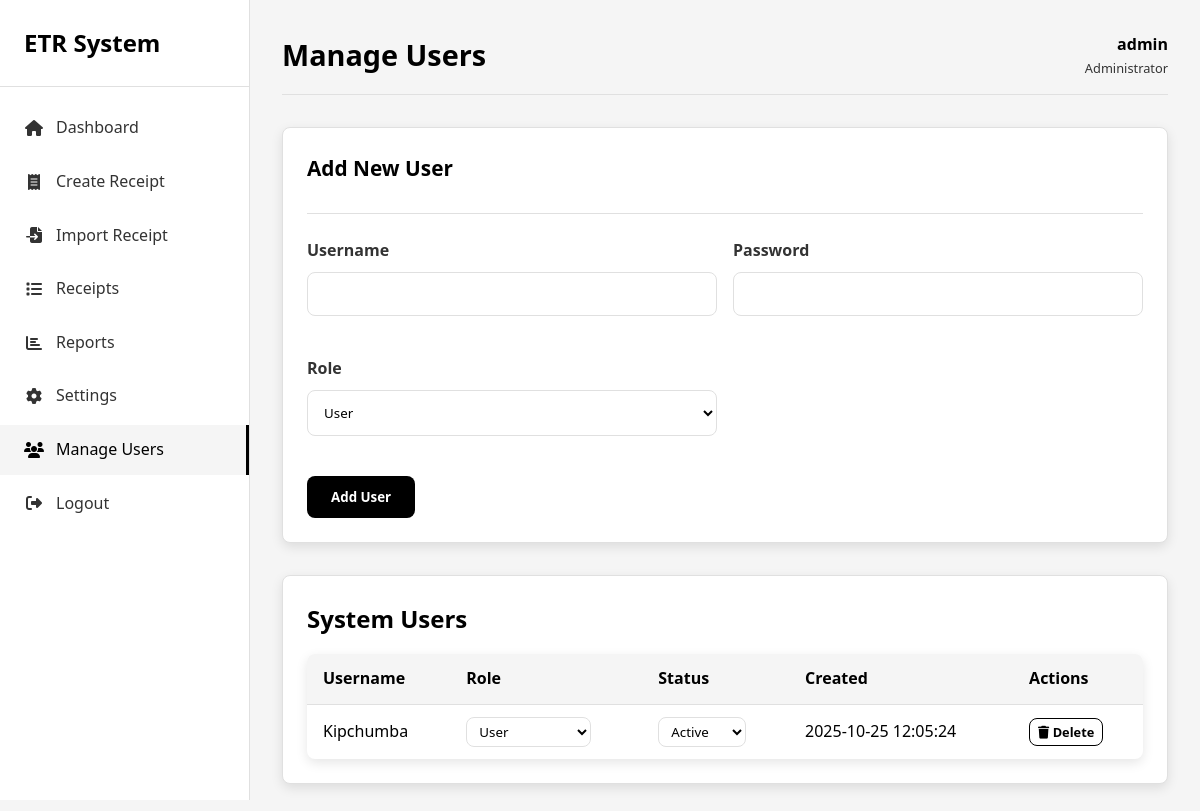
Page /settings/users (signed in) on the committed database.
### tables this page shows
CREATE TABLE users (
                id INTEGER PRIMARY KEY AUTOINCREMENT,
                business_name TEXT NOT NULL,
                kra_pin TEXT NOT NULL UNIQUE,
                phone_number TEXT NOT NULL,
                person_in_charge TEXT NOT NULL,
                town_city TEXT NOT NULL,
                username TEXT UNIQUE NOT NULL,
                password_hash TEXT NOT NULL,
                role TEXT DEFAULT 'admin',
                is_active BOOLEAN DEFAULT 1,
                api_key TEXT,
                receipt_prefix TEXT DEFAULT 'RCP',
                vat_rate REAL DEFAULT 16.0,
                include_address BOOLEAN DEFAULT 1,
                auto_print BOOLEAN DEFAULT 0,
                created_at TIMESTAMP DEFAULT CURRENT_TIMESTAMP
            );

### app.py (the view)
@app.route('/settings/users')
@login_required
@admin_required
def manage_users():
    db = get_db()
    users = db.execute('SELECT id, username, role, is_active, created_at FROM users WHERE id != ?', (current_user.id,)).fetchall()
    user_data = get_user_data(current_user.id)
    return render_template('manage_users.html', users=users, user_data=user_data)

### app.py (called while the page is built)
@login_manager.user_loader
def load_user(user_id):
    db = get_db()
    user = db.execute('SELECT * FROM users WHERE id = ?', (user_id,)).fetchone()
    if user:
        return User(user['id'], user['username'], user['role'])
    return None

def get_db():
    db = sqlite3.connect(
        app.config['DATABASE'],
        detect_types=sqlite3.PARSE_DECLTYPES
    )
    db.row_factory = sqlite3.Row
    return db

def get_user_data(user_id):
    db = get_db()
    user = db.execute('SELECT * FROM users WHERE id = ?', (user_id,)).fetchone()
    if user:
        return dict(user)
    return None

def admin_required(f):
    @wraps(f)
    @login_required
    def decorated_function(*args, **kwargs):
        if current_user.role != 'admin':
            flash('Administrator access required.')
            return redirect(url_for('dashboard'))
        return f(*args, **kwargs)
    return decorated_function

### templates/manage_users.html (shortened to what this page needs)
<!DOCTYPE html>
<html lang="en">
<head>
    <link rel="stylesheet" href="https://cdnjs.cloudflare.com/ajax/libs/font-awesome/6.4.0/css/all.min.css">
    <link rel="stylesheet" href="{{ url_for('static', filename='css/style.css') }}">
</head>
<body>
    <div class="container">
        <div class="sidebar">
            <div class="sidebar-header">
                <h2>ETR System</h2>
            </div>
            <nav class="sidebar-nav">
                <ul>
                    <li><a href="{{ url_for('dashboard') }}"><i class="fas fa-home"></i> <span>Dashboard</span></a></li>
                    <li><a href="{{ url_for('create_receipt') }}"><i class="fas fa-receipt"></i> <span>Create Receipt</span></a></li>
                    <li><a href="{{ url_for('import_receipt') }}"><i class="fas fa-file-import"></i> <span>Import Receipt</span></a></li>
                    <li><a href="{{ url_for('receipts') }}"><i class="fas fa-list"></i> <span>Receipts</span></a></li>
                    <li><a href="{{ url_for('reports') }}"><i class="fas fa-chart-bar"></i> <span>Reports</span></a></li>
                    <li><a href="{{ url_for('settings') }}"><i class="fas fa-cog"></i> <span>Settings</span></a></li>
                    <li><a href="{{ url_for('manage_users') }}" class="active"><i class="fas fa-users"></i> <span>Manage Users</span></a></li>
                    <li><a href="{{ url_for('logout') }}"><i class="fas fa-sign-out-alt"></i> <span>Logout</span></a></li>
                </ul>
            </nav>
        </div>
        <div class="main-content">
            <div class="header">
                <h1>Manage Users</h1>
                <div class="user-menu">
                    <div class="user-info">
                        <div class="user-name">{{ current_user.username }}</div>
                        <div class="user-role">Administrator</div>
                    </div>
                </div>
            </div>
            <div class="chart-container">
                <div class="section-header">
                    <h2>Add New User</h2>
                </div>
                <form id="addUserForm">
                    <div class="form-row">
                        <div class="form-group">
                            <label for="newUsername">Username</label>
                            <input type="text" id="newUsername" name="username" required>
                        </div>
                        <div class="form-group">
                            <label for="newPassword">Password</label>
                            <input type="password" id="newPassword" name="password" minlength="6" required>
                        </div>
                        <div class="form-group">
                            <label for="newRole">Role</label>
                            <select id="newRole" name="role">
                                <option value="user">User</option>
                            </select>
                        </div>
                    </div>
                    <button type="submit" class="btn">Add User</button>
                </form>
            </div>
            <div class="chart-container">
                <h2>System Users</h2>
                <table class="data-table">
                    <thead>
                        <tr>
                            <th>Username</th>
                            <th>Role</th>
                            <th>Status</th>
                            <th>Created</th>
                            <th>Actions</th>
                        </tr>
                    </thead>
                    <tbody id="usersTable">
                        {% for user in users %}
                        <tr data-user-id="{{ user.id }}">
                            <td>{{ user.username }}</td>
                            <td>
                                <select class="role-select" onchange="updateUserRole({{ user.id }}, this.value)">
                                    <option value="user" {% if user.role == 'user' %}selected{% endif %}>User</option>
                                </select>
                            </td>
                            <td>
                                <select class="status-select" onchange="updateUserStatus({{ user.id }}, this.value)">
                                    <option value="1" {% if user.is_active %}selected{% endif %}>Active</option>
                                </select>
                            </td>
                            <td>{{ user.created_at }}</td>
                            <td>
                                <button class="btn btn-outline" onclick="deleteUser({{ user.id }})" style="padding: 0.25rem 0.5rem; font-size: 0.8rem;">
                                    <i class="fas fa-trash"></i> Delete
                                </button>
                            </td>
                        </tr>
                        {% endfor %}
                    </tbody>
                </table>
            </div>
        </div>
    </div>
</body>
</html>

### static/css/style.css (style rules this page uses)
:root { --primary-black: #000000; --primary-white: #ffffff; --light-gray: #f5f5f5; --medium-gray: #e0e0e0; --dark-gray: #333333; --border-radius: 8px; --box-shadow: 0 4px 12px rgba(0, 0, 0, 0.1); --transition: all 0.3s ease; }
* { margin: 0; padding: 0; box-sizing: border-box; font-family: 'Segoe UI', Tahoma, Geneva, Verdana, sans-serif; }
body { background-color: var(--light-gray); color: var(--primary-black); line-height: 1.6; }
.form-group { margin-bottom: 1.5rem; }
.form-group label { display: block; margin-bottom: 0.5rem; font-weight: 600; color: var(--dark-gray); }
.form-group input, .form-group select { width: 100%; padding: 0.75rem; border: 1px solid var(--medium-gray); border-radius: var(--border-radius); background: var(--primary-white); color: var(--primary-black); transition: var(--transition); }
.btn { display: inline-block; padding: 0.75rem 1.5rem; background: var(--primary-black); color: var(--primary-white); border: none; border-radius: var(--border-radius); cursor: pointer; font-weight: 600; text-align: center; transition: var(--transition); text-decoration: none; }
.btn-outline { background: transparent; color: var(--primary-black); border: 1px solid var(--primary-black); }
.container { display: flex; min-height: 100vh; }
.sidebar { width: 250px; background: var(--primary-white); border-right: 1px solid var(--medium-gray); padding: 1.5rem 0; position: fixed; height: 100vh; overflow-y: auto; }
.sidebar-header { padding: 0 1.5rem 1.5rem; border-bottom: 1px solid var(--medium-gray); margin-bottom: 1rem; }
.sidebar-header h2 { font-size: 1.5rem; font-weight: 700; color: var(--primary-black); }
.sidebar-nav ul { list-style: none; }
.sidebar-nav li { margin-bottom: 0.25rem; }
.sidebar-nav a { display: flex; align-items: center; padding: 0.75rem 1.5rem; color: var(--dark-gray); text-decoration: none; transition: var(--transition); }
.sidebar-nav a:hover, .sidebar-nav a.active { background: var(--light-gray); color: var(--primary-black); border-right: 3px solid var(--primary-black); }
.sidebar-nav i { margin-right: 0.75rem; width: 20px; text-align: center; }
.main-content { flex: 1; margin-left: 250px; padding: 2rem; }
.header { display: flex; justify-content: space-between; align-items: center; margin-bottom: 2rem; padding-bottom: 1rem; border-bottom: 1px solid var(--medium-gray); }
.header h1 { font-size: 1.8rem; font-weight: 700; color: var(--primary-black); }
.user-menu { display: flex; align-items: center; gap: 1rem; }
.user-info { text-align: right; }
.user-name { font-weight: 600; color: var(--primary-black); }
.user-role { font-size: 0.8rem; color: var(--dark-gray); }
.chart-container { background: var(--primary-white); padding: 1.5rem; border-radius: var(--border-radius); box-shadow: var(--box-shadow); border: 1px solid var(--medium-gray); margin-bottom: 2rem; }
.chart-container h2 { margin-bottom: 1rem; color: var(--primary-black); }
.section-header { display: flex; justify-content: space-between; align-items: center; margin-bottom: 1.5rem; padding-bottom: 0.75rem; border-bottom: 1px solid var(--medium-gray); }
.section-header h2 { font-size: 1.3rem; font-weight: 700; color: var(--primary-black); }
.data-table { width: 100%; border-collapse: collapse; background: var(--primary-white); border-radius: var(--border-radius); overflow: hidden; box-shadow: var(--box-shadow); }
.data-table th, .data-table td { padding: 0.75rem 1rem; text-align: left; border-bottom: 1px solid var(--medium-gray); }
.data-table th { background: var(--light-gray); font-weight: 600; color: var(--primary-black); }
.data-table tr:last-child td { border-bottom: none; }
.form-row { display: grid; grid-template-columns: 1fr 1fr; gap: 1rem; margin-bottom: 1rem; }
.role-select, .status-select { padding: 0.25rem 0.5rem; border: 1px solid var(--medium-gray); border-radius: var(--border-radius); background: var(--primary-white); }

### rows in the picture
users: username "admin"
users: username "Kipchumba", role+id "User", is_active+id "Active", created_at "2025-10-25 12:05:24"
